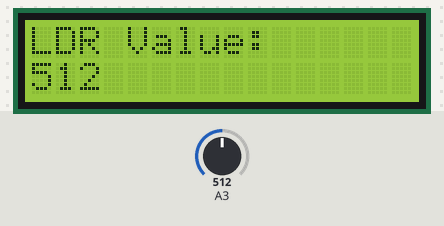
This sketch was run on a simulated Arduino Uno, built with avr-gcc and run on an emulated ATmega328P. On the bench: 16×2 character LCD. The inputs (shaded band) are chosen by the test bench; at power-on: A3 = 512. What the sketch prints to the serial monitor is not drawn.

Above: at 1.2 s.
1.3 s: A3 set to 716
At 2.6 s:
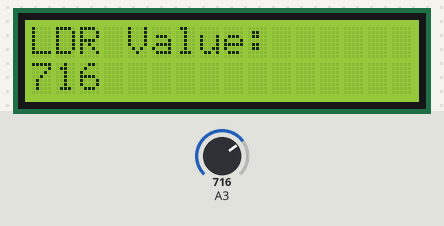
3.0 s: A3 set to 11
At 4.0 s:
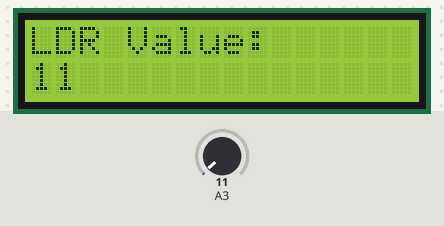
6.0 s: A3 set to 8
At 7.6 s:
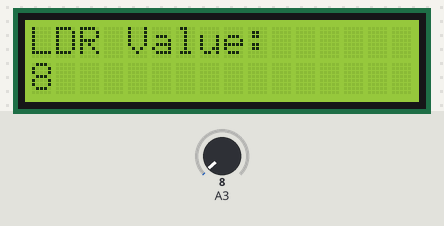
Timing chart, 0 to 9.1 s (numbered marks = the images above; inputs shaded):
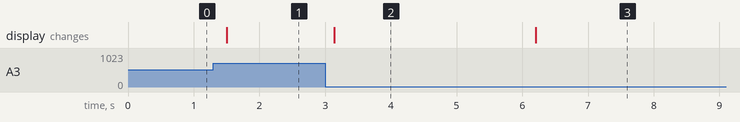

Measured:
- after the input at 1.3 s, the display: changes after 0.20 s (image 1)
- after the input at 3.0 s, the display: changes after 0.14 s (image 2)
- after the input at 6.0 s, the display: changes after 0.21 s (image 3)

The sketch:

ex1_11.ino
```cpp
#include <LiquidCrystal.h>

LiquidCrystal lcd(2, 3, 4, 8, 12, 13);

void setup() {
  lcd.begin(16, 2);
  lcd.clear();
  Serial.begin(9600);
}

void loop() {
  int ldrValue = analogRead(A3);

  lcd.clear();
  lcd.setCursor(0, 0);
  lcd.print("LDR Value:");

  lcd.setCursor(0, 1);
  lcd.print(ldrValue);

  Serial.print("LDR Value:");
  Serial.println(ldrValue);

  delay(200);
}
```
